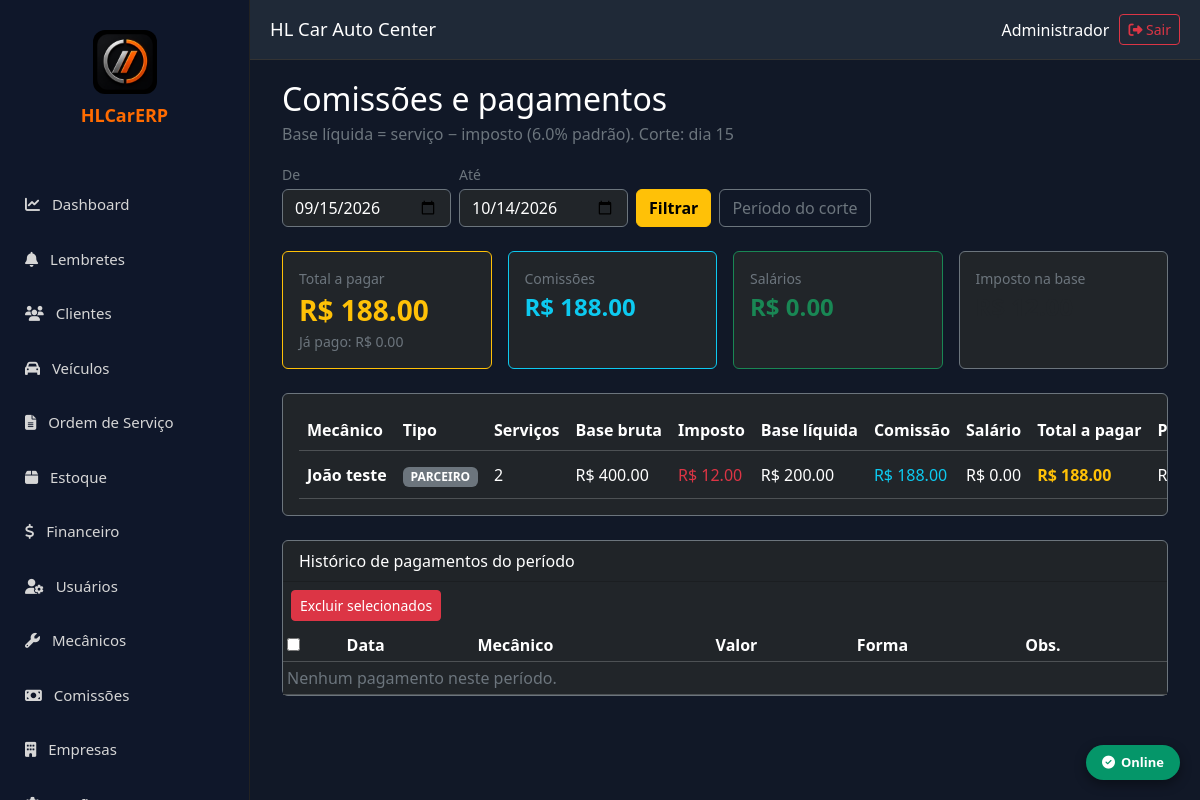
The app's page /comissoes (signed in) with its own data.
### models.py (models this page shows)
class Empresa(db.Model):
    __tablename__ = "empresas"
    id = db.Column(db.Integer, primary_key=True)
    razao_social = db.Column(db.String(200), nullable=False)
    nome_fantasia = db.Column(db.String(200), nullable=False)
    cnpj = db.Column(db.String(20), unique=True, nullable=False)
    inscricao_estadual = db.Column(db.String(30))
    telefone = db.Column(db.String(30))
    whatsapp = db.Column(db.String(30))
    email = db.Column(db.String(150))
    site = db.Column(db.String(200))
    data_vencimento = db.Column(db.Date)
    status_pagamento = db.Column(db.String(20), default="ATIVO")  # ATIVO | BLOQUEADO | INATIVO
    plano = db.Column(db.String(50), default="BASICO")
    observacoes_internas = db.Column(db.Text)
    dia_corte_comissao = db.Column(db.Integer, default=15)          # 1 a 28
    aliquota_imposto_comissao = db.Column(db.Float, default=10.0)  # % padrão
    url_nfse = db.Column(db.String(255))
    nfse_provedor = db.Column(db.String(50))
    inscricao_municipal = db.Column(db.String(30))
    certificado_path = db.Column(db.String(255))
    senha_certificado = db.Column(db.String(100))
    codigo_servico = db.Column(db.String(20))
    aliquota_iss = db.Column(db.Numeric(5, 2), default=5.00)
    regime_tributario = db.Column(db.String(10), default="1")
    cep = db.Column(db.String(15))
    endereco = db.Column(db.String(200))
    numero = db.Column(db.String(20))
    complemento = db.Column(db.String(100))
    bairro = db.Column(db.String(100))
    cidade = db.Column(db.String(100))
    estado = db.Column(db.String(2))
    logo = db.Column(db.String(255))
    ativo = db.Column(db.Boolean, default=True, nullable=False)
    criado_em = db.Column(db.DateTime, default=datetime.utcnow, nullable=False)
    alterado_em = db.Column(db.DateTime, default=datetime.utcnow, onupdate=datetime.utcnow)

class OrdemServicoMecanico(db.Model):
    __tablename__ = "ordem_servico_mecanicos"
    id = db.Column(db.Integer, primary_key=True)
    ordem_servico_id = db.Column(db.Integer, db.ForeignKey("ordens_servico.id"), nullable=False)
    mecanico_id = db.Column(db.Integer, db.ForeignKey("mecanicos.id"), nullable=False)
    descricao_servico = db.Column(db.String(250))
    duracao_estimada_min = db.Column(db.Integer, default=40)
    valor_mercado = db.Column(db.Float, default=0)
    valor_negociado = db.Column(db.Float, default=0)
    percentual_comissao = db.Column(db.Float, default=20)
    aliquota_imposto = db.Column(db.Float, default=10.0)
    base_comissao = db.Column(db.Float, default=0)
    valor_comissao = db.Column(db.Float, default=0)
    ordem_servico = db.relationship("OrdemServico", backref="mecanicos_os")
    mecanico = db.relationship("Mecanico", backref="ordens_mecanico")

class Mecanico(db.Model):
    __tablename__ = "mecanicos"
    id = db.Column(db.Integer, primary_key=True)
    empresa_id = db.Column(db.Integer, db.ForeignKey("empresas.id"), nullable=False, default=1)
    nome = db.Column(db.String(120), nullable=False)
    telefone = db.Column(db.String(20))
    whatsapp = db.Column(db.String(20))
    ativo = db.Column(db.Boolean, default=True)
    tipo = db.Column(db.String(20), default="FUNCIONARIO")
    forma_pagamento = db.Column(db.String(30), default="comissao")
    salario = db.Column(db.Float, default=0)
    percentual_comissao = db.Column(db.Float, default=20)
    tipo_remuneracao = db.Column(db.String(20), default="COMISSAO")
    hora_entrada = db.Column(db.Integer, default=9)
    hora_saida = db.Column(db.Integer, default=18)
    almoco_inicio = db.Column(db.Integer, default=12)
    almoco_fim = db.Column(db.Integer, default=14)
    observacoes = db.Column(db.Text)
    criado_em = db.Column(db.DateTime, default=datetime.utcnow)

### app.py (the view)
@app.route("/comissoes")
@login_required
def comissoes():
    eid = empresa_atual()
    if not eid:
        return redirect("/login")
    empresa = Empresa.query.get(eid)
    data_ini_s = request.args.get("data_ini")
    data_fim_s = request.args.get("data_fim")
    if data_ini_s and data_fim_s:
        try:
            data_ini = datetime.strptime(data_ini_s, "%Y-%m-%d").date()
            data_fim = datetime.strptime(data_fim_s, "%Y-%m-%d").date()
        except Exception:
            data_ini, data_fim = periodo_corte_comissao(empresa)
    else:
        data_ini, data_fim = periodo_corte_comissao(empresa)
    resumo = resumo_comissoes_periodo(eid, data_ini, data_fim)
    total_geral = sum(r["total_pagar"] for r in resumo)
    total_comissao = sum(r["comissao"] for r in resumo)
    total_salario = sum(r["salario_periodo"] for r in resumo)
    total_imposto = sum(r["imposto"] for r in resumo)
    pagos = {}
    historico = []
    try:
        ini_dt = datetime.combine(data_ini, datetime.min.time())
        fim_dt = datetime.combine(data_fim, datetime.min.time())
        hist = PagamentoComissao.query.filter(
            PagamentoComissao.empresa_id == eid,
            PagamentoComissao.periodo_ini >= ini_dt,
            PagamentoComissao.periodo_fim <= fim_dt,
        ).order_by(PagamentoComissao.data_pagamento.desc()).all()
        historico = hist
        for p in hist:
            pagos[p.mecanico_id] = pagos.get(p.mecanico_id, 0) + float(p.valor or 0)
    except Exception as e:
        print("Erro pagamentos comissao:", e)
    for r in resumo:
        mid = r.get("mecanico_id") or getattr(r.get("mecanico"), "id", None)
        ja_pago = round(pagos.get(mid, 0), 2)
        r["mecanico_id"] = mid
        r["ja_pago"] = ja_pago
        r["saldo"] = round(float(r["total_pagar"]) - ja_pago, 2)
        if r["saldo"] <= 0.009:
            r["situacao"] = "PAGO"
        elif ja_pago > 0:
            r["situacao"] = "PARCIAL"
        else:
            r["situacao"] = "PENDENTE"
    total_pago = sum(r.get("ja_pago", 0) for r in resumo)
    total_saldo = sum(r.get("saldo", 0) for r in resumo)
    return render_template(
        "comissoes.html",
        resumo=resumo,
        data_ini=data_ini.isoformat(),
        data_fim=data_fim.isoformat(),
        dia_corte=getattr(empresa, "dia_corte_comissao", 15) or 15,
        aliquota_padrao=getattr(empresa, "aliquota_imposto_comissao", 10) or 10,
        total_geral=total_geral,
        total_comissao=total_comissao,
        total_salario=total_salario,
        total_imposto=total_imposto,
        historico=historico,
        total_pago=total_pago,
        total_saldo=total_saldo,
    )

### app.py (called while the page is built, shortened)
def periodo_corte_comissao(empresa, ref_date=None):
    if ref_date is None:
        ref_date = date.today()
    dia = int(getattr(empresa, "dia_corte_comissao", None) or 15)
    dia = max(1, min(28, dia))
    if ref_date.day >= dia:
        ini = date(ref_date.year, ref_date.month, dia)
        if ref_date.month == 12:
            fim = date(ref_date.year + 1, 1, dia) - timedelta(days=1)
        else:
            fim = date(ref_date.year, ref_date.month + 1, dia) - timedelta(days=1)
    else:
        if ref_date.month == 1:
            ini = date(ref_date.year - 1, 12, dia)
        else:
            ini = date(ref_date.year, ref_date.month - 1, dia)
        fim = date(ref_date.year, ref_date.month, dia) - timedelta(days=1)
    return ini, fim

def calc_comissao_linha(valor_negociado, percentual, aliquota_imposto, tipo_remuneracao="COMISSAO"):
    base = float(valor_negociado or 0)
    pct = float(percentual or 0)
    aliq = float(aliquota_imposto if aliquota_imposto is not None else 6.0)
    tipo = (tipo_remuneracao or "COMISSAO").upper()
    comissao_bruta = round(base * pct / 100.0, 2)
    imposto = round(comissao_bruta * aliq / 100.0, 2)
    comissao = round(comissao_bruta - imposto, 2)
    return {"base_bruta": base, "imposto": imposto, "base_liquida": comissao_bruta, "valor_comissao": comissao}

def empresa_atual():
    eid = session.get("empresa_id")
    if not eid:
        session.clear()
        return None
    return eid

### templates/comissoes.html (shortened to what this page needs)
{% extends "base.html" %}
{% block conteudo %}
<div class="container-fluid">
  <div class="d-flex justify-content-between align-items-center mb-4 flex-wrap gap-3">
    <div>
      <h2 class="text-white mb-1">Comissões e pagamentos</h2>
      <p class="text-secondary mb-0">
        Base líquida = serviço − imposto ({{ aliquota_padrao }}% padrão).
        Corte: dia {{ dia_corte }}
      </p>
    </div>
    <form class="d-flex align-items-end gap-2 flex-wrap" method="get">
      <div>
        <label class="form-label text-secondary small mb-1">De</label>
        <input type="date" name="data_ini" value="{{ data_ini }}" class="form-control bg-dark text-white border-secondary">
      </div>
      <div>
        <label class="form-label text-secondary small mb-1">Até</label>
        <input type="date" name="data_fim" value="{{ data_fim }}" class="form-control bg-dark text-white border-secondary">
      </div>
      <button class="btn btn-warning fw-bold">Filtrar</button>
      <a href="/comissoes" class="btn btn-outline-secondary">Período do corte</a>
    </form>
  </div>
  <div class="row g-3 mb-4">
    <div class="col-md-3"><div class="card bg-dark border-warning h-100"><div class="card-body">
      <div class="text-secondary small">Total a pagar</div>
      <div class="fs-3 fw-bold text-warning">R$ {{ "%.2f"|format(total_saldo) }}</div>
      <div class="small text-secondary">Já pago: R$ {{ "%.2f"|format(total_pago) }}</div>
    </div></div></div>
    <div class="col-md-3"><div class="card bg-dark border-info h-100"><div class="card-body">
      <div class="text-secondary small">Comissões</div>
      <div class="fs-4 fw-bold text-info">R$ {{ "%.2f"|format(total_comissao) }}</div>
    </div></div></div>
    <div class="col-md-3"><div class="card bg-dark border-success h-100"><div class="card-body">
      <div class="text-secondary small">Salários</div>
      <div class="fs-4 fw-bold text-success">R$ {{ "%.2f"|format(total_salario) }}</div>
    </div></div></div>
    <div class="col-md-3"><div class="card bg-dark border-secondary h-100"><div class="card-body">
      <div class="text-secondary small">Imposto na base</div>
      <div class="fs-4 fw-bold">R$ {{ "%.2f"|format(total_imposto) }}</div>
    </div></div></div>
  </div>
  <div class="card bg-dark border-secondary">
    <div class="card-body table-responsive">
      <table class="table table-dark table-hover align-middle mb-0">
        <thead>
          <tr>
            <th class="text-nowrap" style="position:sticky;left:0;background:#212529;z-index:2;">Mecânico</th>
            <th>Tipo</th><th>Serviços</th>
            <th>Base bruta</th><th>Imposto</th><th>Base líquida</th>
            <th>Comissão</th><th>Salário</th><th>Total a pagar</th>
            <th>Pago</th><th>Saldo</th><th>Situação</th><th></th>
          </tr>
        </thead>
        <tbody>
          {% for r in resumo %}
          <tr>
            <td class="fw-bold text-nowrap" style="position:sticky;left:0;background:#212529;z-index:1;">{{ r.nome }}</td>
            <td><span class="badge bg-secondary">{{ r.tipo_remuneracao }}</span></td>
            <td>{{ r.qtd_servicos }}</td>
            <td>R$ {{ "%.2f"|format(r.base_bruta) }}</td>
            <td class="text-danger">R$ {{ "%.2f"|format(r.imposto) }}</td>
            <td>R$ {{ "%.2f"|format(r.base_liquida) }}</td>
            <td class="text-info">R$ {{ "%.2f"|format(r.comissao) }}</td>
            <td>R$ {{ "%.2f"|format(r.salario_periodo) }}</td>
            <td class="fw-bold text-warning">R$ {{ "%.2f"|format(r.total_pagar) }}</td>
            <td>R$ {{ "%.2f"|format(r.ja_pago|default(0)) }}</td>
          </tr>
          {% else %}
          <tr><td colspan="13" class="text-secondary">Nenhum serviço no período.</td></tr>
          {% endfor %}
        </tbody>
      </table>
    </div>
  </div>
  <div class="card bg-dark border-secondary mt-4">
    <div class="card-header text-white">Histórico de pagamentos do período</div>
    <div class="card-body p-0">
      <form method="post" action="/comissoes/pagamentos/excluir" onsubmit="return confirm('Excluir os selecionados?');">
        <button class="btn btn-sm btn-danger m-2">Excluir selecionados</button>
        <table class="table table-dark table-sm mb-0">
          <thead>
            <tr>
              <th><input type="checkbox" onclick="document.querySelectorAll('.chk-pag').forEach(c=>c.checked=this.checked)"></th>
              <th>Data</th>
              <th>Mecânico</th>
              <th>Valor</th>
              <th>Forma</th>
              <th>Obs.</th>
              <th></th>
            </tr>
          </thead>
          <tbody>
            {% for p in historico %}
            <tr>
              <td><input class="chk-pag" type="checkbox" name="ids" value="{{ p.id }}"></td>
              <td>
                {% if p.data_pagamento and p.data_pagamento.strftime is defined %}
                  {{ p.data_pagamento.strftime('%d/%m/%Y %H:%M') }}
                {% else %}
                  {{ p.data_pagamento }}
                {% endif %}
              </td>
              <td>{{ p.mecanico.nome if p.mecanico else p.mecanico_id }}</td>
              <td>R$ {{ "%.2f"|format(p.valor or p.valor_pago or 0) }}</td>
              <td>{{ p.forma_pagamento }}</td>
              <td>{{ p.observacoes or "" }}</td>
              <td>
                <button class="btn btn-sm btn-outline-danger"
                        formaction="/comissoes/pagamento/{{ p.id }}/excluir"
                        formmethod="post"
                        onclick="return confirm('Excluir este pagamento?')">Excluir</button>
              </td>
            </tr>
            {% else %}
            <tr><td colspan="7" class="text-secondary">Nenhum pagamento neste período.</td></tr>
            {% endfor %}
          </tbody>
        </table>
      </form>
    </div>
  </div>
</div>
{% endblock %}

### templates/base.html (style rules this page uses)
* { margin:0; padding:0; box-sizing:border-box; font-family:Segoe UI,Tahoma,Geneva,Verdana,sans-serif; }
body { background:#111827; overflow-x:hidden; }
.table-responsive { overflow-x:auto; -webkit-overflow-scrolling:touch; }
.table-dark th, .table-dark td { white-space:nowrap; }

### records on screen
Empresa: aliquota_imposto_comissao "6.0"
OrdemServicoMecanico: nome "João teste", tipo_remuneracao "PARCEIRO", qtd_servicos "2", base_bruta "400.00", imposto "12.00", base_liquida "200.00", comissao "188.00", salario_periodo "0.00", total_pagar "188.00"

### other values on screen
{{ session.get('usuario_nome', 'Usuário') }} "Administrador"
{{ dia_corte }} "15"
{{ "%.2f"|format(total_saldo) }} "188.00"
{{ "%.2f"|format(total_pago) }} "0.00"
{{ "%.2f"|format(total_comissao) }} "188.00"
{{ "%.2f"|format(total_salario) }} "0.00"
